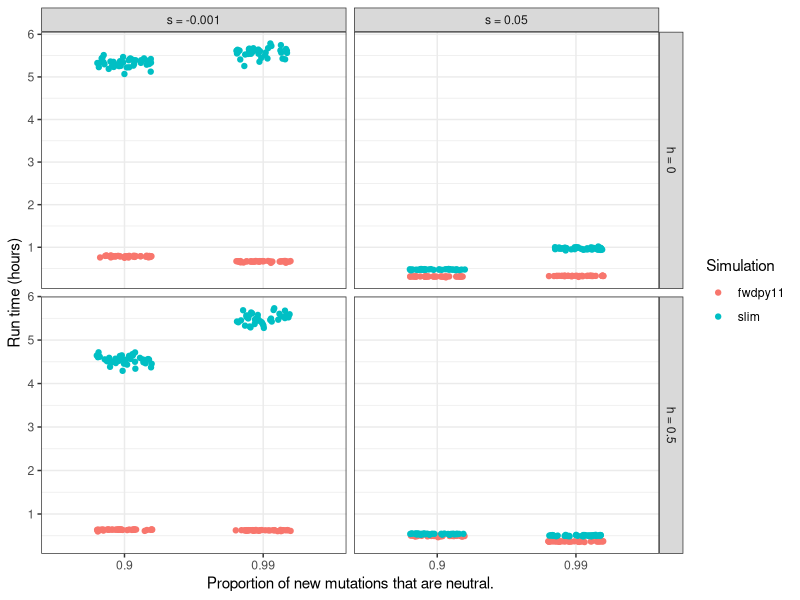

Generate this figure with R:
library(ggplot2)
x = read.table("data.txt",header=T)

plot_labeller <- function(variable,value){
  if (variable=='s') {
      return(paste("s = ",value,sep=""))
  } else {
      return(paste("h = ",value,sep=""))
  } 
}
p = ggplot(x,aes(x=factor(pneut),times,color=Simulation)) +  #+ geom_boxplot(aes(color=sim,position="dodge")) + 
    facet_grid(h~s,scales="free_y",labeller=plot_labeller) + 
    geom_point(position = position_jitter(width = 0.2)) + theme_bw()  +
    xlab("Proportion of new mutations that are neutral.") + ylab("Run time (hours)")

ggsave("test.png",p)
